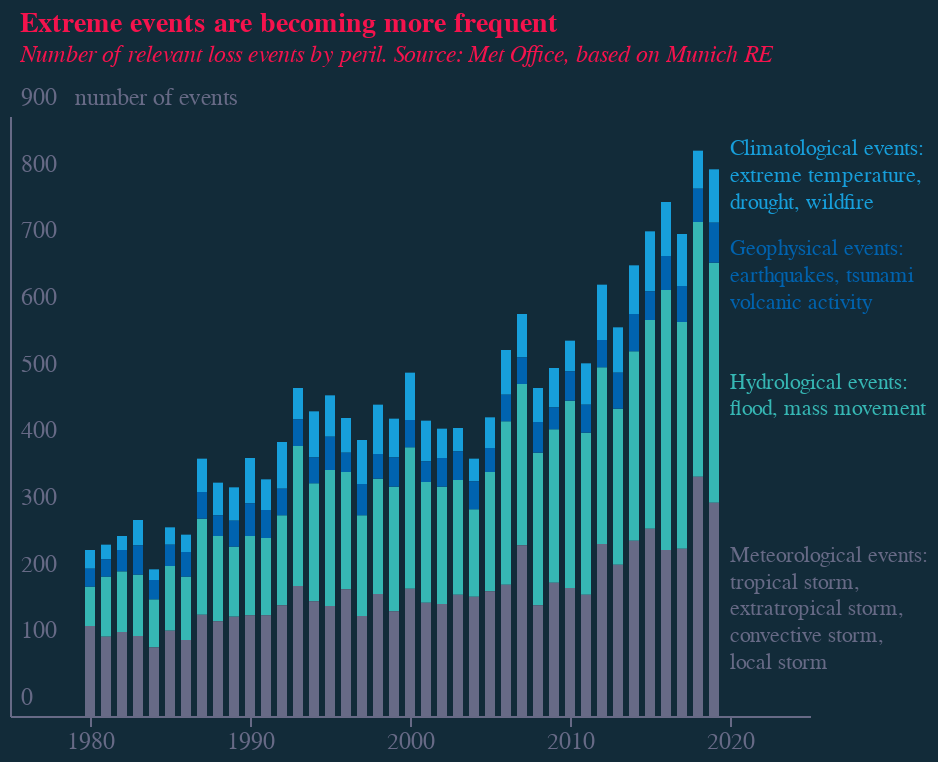

Source (notebook cell):
### Code cell
base = alt.Chart(f1a).encode(
    x=alt.X(
        "year:Q",
        axis=alt.Axis(
            grid=False,
            titleAlign="center",
            titleAnchor="middle",
            title="",
            labelColor=colors["eco-gray"],
            titleColor=colors["eco-gray"],
            tickColor=colors["eco-gray"],
            domainColor=colors["eco-gray"],
            tickCount=5,
            titleFontSize=12,
            labelFontSize=12,
            orient="bottom",
            labelAngle=0,
            format=".0f",
            # zindex=1,
            # offset=-43
        ),
    )
)
bars = (
    base.mark_bar()
    .encode(
        y=alt.Y(
            "value:Q",
            stack=True,
            axis=alt.Axis(
                grid=False,
                title="number of events",
                titleAnchor="start",
                labelColor=colors["eco-gray"],
                titleColor=colors["eco-gray"],
                tickColor=colors["eco-gray"],
                domainColor=colors["eco-gray"],
                titleFontSize=12,
                labelFontSize=12,
                titleFontWeight="normal",
                ticks=False,
                labelAlign="left",
                labelBaseline="middle",
                labelPadding=-5,
                labelOffset=-10,
                titleX=32,
                titleY=-3,
                titleBaseline="bottom",
                titleAngle=0,
                titleAlign="left",
                tickCount=7,
                format=".0f",
            ),
        ),
        color=alt.Color(
            "data:N",
            legend=None,
            scale=alt.Scale(
                range=[
                    colors["eco-light-blue"],
                    colors["eco-mid-blue"],
                    colors["eco-turquiose"],
                    colors["eco-gray"],
                ]
            ),
        ),
    )
    .transform_filter('datum.data!="total"')
)
labels = (
    alt.Chart(
        pd.DataFrame(
            [
                {"x": 2020, "y": 700, "t": "Geophysical events:", "d": "geo"},
                {"x": 2020, "y": 660, "t": "earthquakes, tsunami", "d": "geo"},
                {"x": 2020, "y": 620, "t": "volcanic activity", "d": "geo"},
                {"x": 2020, "y": 850, "t": "Climatological events:", "d": "climate"},
                {"x": 2020, "y": 810, "t": "extreme temperature,", "d": "climate"},
                {"x": 2020, "y": 770, "t": "drought, wildfire", "d": "climate"},
                {"x": 2020, "y": 240, "t": "Meteorological events:", "d": "meteo"},
                {"x": 2020, "y": 200, "t": "tropical storm,", "d": "meteo"},
                {"x": 2020, "y": 160, "t": "extratropical storm,", "d": "meteo"},
                {"x": 2020, "y": 120, "t": "convective storm,", "d": "meteo"},
                {"x": 2020, "y": 80, "t": "local storm", "d": "meteo"},
                {"x": 2020, "y": 500, "t": "Hydrological events:", "d": "hydro"},
                {"x": 2020, "y": 460, "t": "flood, mass movement", "d": "hydro"},
            ]
        )
    )
    .mark_text(align="left")
    .encode(x="x:Q", y="y:Q", text="t:N", color="d:N")
)
title = alt.TitleParams(
    "Extreme events are becoming more frequent",
    subtitle=[
        "Number of relevant loss events by peril. Source: Met Office, based on Munich RE"
    ],
    anchor="start",
    align="left",
    dx=5,
    dy=-5,
     fontSize=14,
    subtitleFontSize=12,
    color=colors["eco-dot"],
    subtitleColor=colors["eco-dot"],
    subtitleFontStyle="italic",
)
layer1 = (
    ((bars + labels).properties(height=300, width=400))
    .configure(font="Georgia", background=colors["eco-background"])
    .configure_view(stroke=None)
    .properties(title=title)
)
layer1.save("visualisation/" + f + "_dark.json")
layer1.save("visualisation/" + f + "_dark.png")
open("README.md", "a").write(readme)
layer1

### Figure 1 — Vega-Lite specification as saved in the notebook (floating-point values rounded to 4 significant figures; data arrays with more than 128 entries replaced by an {"elided": "..."} marker saying what was removed)
{"config": {"view": {"continuousWidth": 400, "continuousHeight": 300, "stroke": null}, "background": "#122B39", "font": "Georgia"}, "layer": [{"data": {"name": "data-32221f0610300fcf923a48029f14cc8c"}, "mark": "bar", "encoding": {"color": {"type": "nominal", "field": "data", "legend": null, "scale": {"range": ["#179FDB", "#0063AF", "#36B7B4", "#676A86"]}}, "x": {"type": "quantitative", "axis": {"domainColor": "#676A86", "format": ".0f", "grid": false, "labelAngle": 0, "labelColor": "#676A86", "labelFontSize": 12, "orient": "bottom", "tickColor": "#676A86", "tickCount": 5, "title": "", "titleAlign": "center", "titleAnchor": "middle", "titleColor": "#676A86", "titleFontSize": 12}, "field": "year"}, "y": {"type": "quantitative", "axis": {"domainColor": "#676A86", "format": ".0f", "grid": false, "labelAlign": "left", "labelBaseline": "middle", "labelColor": "#676A86", "labelFontSize": 12, "labelOffset": -10, "labelPadding": -5, "tickColor": "#676A86", "tickCount": 7, "ticks": false, "title": "number of events", "titleAlign": "left", "titleAnchor": "start", "titleAngle": 0, "titleBaseline": "bottom", "titleColor": "#676A86", "titleFontSize": 12, "titleFontWeight": "normal", "titleX": 32, "titleY": -3}, "field": "value", "stack": true}}, "transform": [{"filter": "datum.data!=\"total\""}]}, {"data": {"name": "data-a62937e521aa6d2915dd6f8f4c0bcd93"}, "mark": {"type": "text", "align": "left"}, "encoding": {"color": {"type": "nominal", "field": "d"}, "text": {"type": "nominal", "field": "t"}, "x": {"type": "quantitative", "field": "x"}, "y": {"type": "quantitative", "field": "y"}}}], "height": 300, "title": {"text": "Extreme events are becoming more frequent", "align": "left", "anchor": "start", "color": "#F4134D", "dx": 5, "dy": -5, "fontSize": 14, "subtitle": ["Number of relevant loss events by peril. Source: Met Office, based on Munich RE"], "subtitleColor": "#F4134D", "subtitleFontSize": 12, "subtitleFontStyle": "italic"}, "width": 400, "$schema": "https://vega.github.io/schema/vega-lite/v4.8.1.json", "datasets": {"data-32221f0610300fcf923a48029f14cc8c": {"elided": "200 records"}, "data-a62937e521aa6d2915dd6f8f4c0bcd93": [{"x": 2020, "y": 700, "t": "Geophysical events:", "d": "geo"}, {"x": 2020, "y": 660, "t": "earthquakes, tsunami", "d": "geo"}, {"x": 2020, "y": 620, "t": "volcanic activity", "d": "geo"}, {"x": 2020, "y": 850, "t": "Climatological events:", "d": "climate"}, {"x": 2020, "y": 810, "t": "extreme temperature,", "d": "climate"}, {"x": 2020, "y": 770, "t": "drought, wildfire", "d": "climate"}, {"x": 2020, "y": 240, "t": "Meteorological events:", "d": "meteo"}, {"x": 2020, "y": 200, "t": "tropical storm,", "d": "meteo"}, {"x": 2020, "y": 160, "t": "extratropical storm,", "d": "meteo"}, {"x": 2020, "y": 120, "t": "convective storm,", "d": "meteo"}, {"x": 2020, "y": 80, "t": "local storm", "d": "meteo"}, {"x": 2020, "y": 500, "t": "Hydrological events:", "d": "hydro"}, {"x": 2020, "y": 460, "t": "flood, mass movement", "d": "hydro"}]}}
